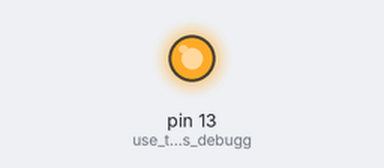
A sketch run on a simulated Arduino Uno, built with avr-gcc and run on an emulated ATmega328P. Shown: output pins drawn as LEDs (lit = HIGH). What the sketch prints to the serial monitor is not drawn.

Above: at 0.1 s.
Timing chart, 0 to 1.6 s (numbered marks = the images above):
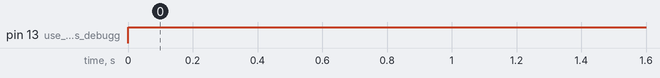

Measured:
- by itself, pin 13 (use_the_p13_LED_as_debugg): LOW → HIGH at 0.00 s

The sketch:

GPIO_expander.ino
```cpp
#include <Wire.h>
#include "Adafruit_MCP23017.h"

// Basic pin reading and pullup test for the MCP23017 I/O expander
// public domain!

// Connect pin #12 of the expander to Analog 5 (i2c clock)
// Connect pin #13 of the expander to Analog 4 (i2c data)
// Connect pins #15, 16 and 17 of the expander to ground (address selection)
// Connect pin #9 of the expander to 5V (power)
// Connect pin #10 of the expander to ground (common ground)
// Connect pin #18 through a ~10kohm resistor to 5V (reset pin, active low)

// Input #0 is on pin 21 so connect a button or switch from there to ground

Adafruit_MCP23017 mcp;

void setup() {
  Serial.begin(9600);
  mcp.begin();      // use default address 0

  mcp.pinMode(3, INPUT);
//  mcp.pullUp(0, HIGH);  // turn on a 100K pullup internally

  pinMode(13, OUTPUT);  // use the p13 LED as debugging
  Serial.println("Setup");
}


void loop() {
  // The LED will 'echo' the button
  digitalWrite(13, mcp.digitalRead(0));
  if (mcp.digitalRead(3)) {
    Serial.println("Hit");
  }

}
```
